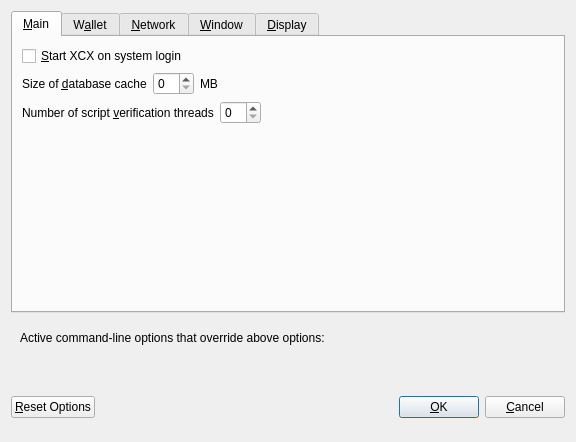
<?xml version="1.0" encoding="UTF-8"?>
<ui version="4.0">
 <class>OptionsDialog</class>
 <widget class="QDialog" name="OptionsDialog">
  <property name="geometry">
   <rect>
    <x>0</x>
    <y>0</y>
    <width>576</width>
    <height>442</height>
   </rect>
  </property>
  <property name="windowTitle">
   <string>Options</string>
  </property>
  <property name="modal">
   <bool>true</bool>
  </property>
  <layout class="QVBoxLayout" name="verticalLayout">
   <item>
    <widget class="QTabWidget" name="tabWidget">
     <property name="currentIndex">
      <number>0</number>
     </property>
     <widget class="QWidget" name="tabMain">
      <attribute name="title">
       <string>&amp;Main</string>
      </attribute>
      <layout class="QVBoxLayout" name="verticalLayout_Main">
       <item>
        <widget class="QCheckBox" name="bitcoinAtStartup">
         <property name="toolTip">
          <string>Automatically start XCX after logging in to the system.</string>
         </property>
         <property name="text">
          <string>&amp;Start XCX on system login</string>
         </property>
        </widget>
       </item>
       <item>
        <layout class="QHBoxLayout" name="horizontalLayout_2_Main">
         <item>
          <widget class="QLabel" name="databaseCacheLabel">
           <property name="text">
            <string>Size of &amp;database cache</string>
           </property>
           <property name="textFormat">
            <enum>Qt::PlainText</enum>
           </property>
           <property name="buddy">
            <cstring>databaseCache</cstring>
           </property>
          </widget>
         </item>
         <item>
          <widget class="QSpinBox" name="databaseCache"/>
         </item>
         <item>
          <widget class="QLabel" name="databaseCacheUnitLabel">
           <property name="text">
            <string>MB</string>
           </property>
           <property name="textFormat">
            <enum>Qt::PlainText</enum>
           </property>
          </widget>
         </item>
         <item>
          <spacer name="horizontalSpacer_2_Main">
           <property name="orientation">
            <enum>Qt::Horizontal</enum>
           </property>
           <property name="sizeHint" stdset="0">
            <size>
             <width>40</width>
             <height>20</height>
            </size>
           </property>
          </spacer>
         </item>
        </layout>
       </item>
       <item>
        <layout class="QHBoxLayout" name="horizontalLayout_3_Main">
         <item>
          <widget class="QLabel" name="threadsScriptVerifLabel">
           <property name="text">
            <string>Number of script &amp;verification threads</string>
           </property>
           <property name="textFormat">
            <enum>Qt::PlainText</enum>
           </property>
           <property name="buddy">
            <cstring>threadsScriptVerif</cstring>
           </property>
          </widget>
         </item>
         <item>
          <widget class="QSpinBox" name="threadsScriptVerif">
           <property name="toolTip">
            <string>(0 = auto, &lt;0 = leave that many cores free)</string>
           </property>
          </widget>
         </item>
         <item>
          <spacer name="horizontalSpacer_3_Main">
           <property name="orientation">
            <enum>Qt::Horizontal</enum>
           </property>
           <property name="sizeHint" stdset="0">
            <size>
             <width>40</width>
             <height>20</height>
            </size>
           </property>
          </spacer>
         </item>
        </layout>
       </item>
       <item>
        <spacer name="verticalSpacer_2">
         <property name="orientation">
          <enum>Qt::Vertical</enum>
         </property>
         <property name="sizeHint" stdset="0">
          <size>
           <width>20</width>
           <height>40</height>
          </size>
         </property>
        </spacer>
       </item>
      </layout>
     </widget>
     <widget class="QWidget" name="tabWallet">
      <attribute name="title">
       <string>W&amp;allet</string>
      </attribute>
      <layout class="QVBoxLayout" name="verticalLayout_Wallet">
       <item>
        <widget class="QGroupBox" name="groupBox">
         <property name="title">
          <string>Expert</string>
         </property>
         <layout class="QVBoxLayout" name="verticalLayout_2">
          <item>
           <widget class="QCheckBox" name="coinControlFeatures">
            <property name="toolTip">
             <string>Whether to show coin control features or not.</string>
            </property>
            <property name="text">
             <string>Enable coin &amp;control features</string>
            </property>
           </widget>
          </item>
          <item>
           <widget class="QCheckBox" name="showMasternodesTab">
            <property name="toolTip">
             <string>Show additional tab listing all your masternodes in first sub-tab&lt;br/&gt;and all masternodes on the network in second sub-tab.</string>
            </property>
            <property name="text">
             <string>Show Masternodes Tab</string>
            </property>
           </widget>
          </item>
          <item>
           <widget class="QCheckBox" name="spendZeroConfChange">
            <property name="toolTip">
             <string>If you disable the spending of unconfirmed change, the change from a transaction&lt;br/&gt;cannot be used until that transaction has at least one confirmation.&lt;br/&gt;This also affects how your balance is computed.</string>
            </property>
            <property name="text">
             <string>&amp;Spend unconfirmed change</string>
            </property>
           </widget>
          </item>
         </layout>
        </widget>
       </item>
       <item>
        <spacer name="verticalSpacer_Wallet">
         <property name="orientation">
          <enum>Qt::Vertical</enum>
         </property>
         <property name="sizeHint" stdset="0">
          <size>
           <width>20</width>
           <height>40</height>
          </size>
         </property>
        </spacer>
       </item>
      </layout>
     </widget>
     <widget class="QWidget" name="tabNetwork">
      <attribute name="title">
       <string>&amp;Network</string>
      </attribute>
      <layout class="QVBoxLayout" name="verticalLayout_Network">
       <item>
        <widget class="QCheckBox" name="mapPortUpnp">
         <property name="toolTip">
          <string>Automatically open the XCX client port on the router. This only works when your router supports UPnP and it is enabled.</string>
         </property>
         <property name="text">
          <string>Map port using &amp;UPnP</string>
         </property>
        </widget>
       </item>
       <item>
        <widget class="QCheckBox" name="allowIncoming">
         <property name="toolTip">
          <string>Accept connections from outside</string>
         </property>
         <property name="text">
          <string>Allow incoming connections</string>
         </property>
        </widget>
       </item>
       <item>
        <widget class="QCheckBox" name="connectSocks">
         <property name="toolTip">
          <string>Connect to the XCX network through a SOCKS5 proxy.</string>
         </property>
         <property name="text">
          <string>&amp;Connect through SOCKS5 proxy (default proxy):</string>
         </property>
        </widget>
       </item>
       <item>
        <layout class="QHBoxLayout" name="horizontalLayout_1_Network">
         <item>
          <widget class="QLabel" name="proxyIpLabel">
           <property name="text">
            <string>Proxy &amp;IP:</string>
           </property>
           <property name="textFormat">
            <enum>Qt::PlainText</enum>
           </property>
           <property name="buddy">
            <cstring>proxyIp</cstring>
           </property>
          </widget>
         </item>
         <item>
          <widget class="QValidatedLineEdit" name="proxyIp">
           <property name="minimumSize">
            <size>
             <width>140</width>
             <height>0</height>
            </size>
           </property>
           <property name="maximumSize">
            <size>
             <width>140</width>
             <height>16777215</height>
            </size>
           </property>
           <property name="toolTip">
            <string>IP address of the proxy (e.g. IPv4: 127.0.0.1 / IPv6: ::1)</string>
           </property>
          </widget>
         </item>
         <item>
          <widget class="QLabel" name="proxyPortLabel">
           <property name="text">
            <string>&amp;Port:</string>
           </property>
           <property name="textFormat">
            <enum>Qt::PlainText</enum>
           </property>
           <property name="buddy">
            <cstring>proxyPort</cstring>
           </property>
          </widget>
         </item>
         <item>
          <widget class="QLineEdit" name="proxyPort">
           <property name="minimumSize">
            <size>
             <width>55</width>
             <height>0</height>
            </size>
           </property>
           <property name="maximumSize">
            <size>
             <width>55</width>
             <height>16777215</height>
            </size>
           </property>
           <property name="toolTip">
            <string>Port of the proxy (e.g. 9050)</string>
           </property>
          </widget>
         </item>
         <item>
          <spacer name="horizontalSpacer_1_Network">
           <property name="orientation">
            <enum>Qt::Horizontal</enum>
           </property>
           <property name="sizeHint" stdset="0">
            <size>
             <width>40</width>
             <height>20</height>
            </size>
           </property>
          </spacer>
         </item>
        </layout>
       </item>
       <item>
        <spacer name="verticalSpacer_Network">
         <property name="orientation">
          <enum>Qt::Vertical</enum>
         </property>
         <property name="sizeHint" stdset="0">
          <size>
           <width>20</width>
           <height>40</height>
          </size>
         </property>
        </spacer>
       </item>
      </layout>
     </widget>
     <widget class="QWidget" name="tabWindow">
      <attribute name="title">
       <string>&amp;Window</string>
      </attribute>
      <layout class="QVBoxLayout" name="verticalLayout_Window">
       <item>
        <widget class="QCheckBox" name="minimizeToTray">
         <property name="toolTip">
          <string>Show only a tray icon after minimizing the window.</string>
         </property>
         <property name="text">
          <string>&amp;Minimize to the tray instead of the taskbar</string>
         </property>
        </widget>
       </item>
       <item>
        <widget class="QCheckBox" name="minimizeOnClose">
         <property name="toolTip">
          <string>Minimize instead of exit the application when the window is closed. When this option is enabled, the application will be closed only after selecting Quit in the menu.</string>
         </property>
         <property name="text">
          <string>M&amp;inimize on close</string>
         </property>
        </widget>
       </item>
       <item>
        <spacer name="verticalSpacer_Window">
         <property name="orientation">
          <enum>Qt::Vertical</enum>
         </property>
         <property name="sizeHint" stdset="0">
          <size>
           <width>20</width>
           <height>40</height>
          </size>
         </property>
        </spacer>
       </item>
      </layout>
     </widget>
     <widget class="QWidget" name="tabDisplay">
      <attribute name="title">
       <string>&amp;Display</string>
      </attribute>
      <layout class="QVBoxLayout" name="verticalLayout_Display">
       <item>
        <layout class="QHBoxLayout" name="horizontalLayout_1_Display">
         <item>
          <widget class="QLabel" name="langLabel">
           <property name="text">
            <string>User Interface &amp;language:</string>
           </property>
           <property name="textFormat">
            <enum>Qt::PlainText</enum>
           </property>
           <property name="buddy">
            <cstring>lang</cstring>
           </property>
          </widget>
         </item>
         <item>
          <widget class="QValueComboBox" name="lang">
           <property name="toolTip">
            <string>The user interface language can be set here. This setting will take effect after restarting EncryptCore.</string>
           </property>
          </widget>
         </item>
        </layout>
       </item>
       <item>
        <widget class="QLabel" name="label_3">
         <property name="toolTip">
          <string notr="true"/>
         </property>
         <property name="statusTip">
          <string notr="true"/>
         </property>
         <property name="whatsThis">
          <string notr="true"/>
         </property>
         <property name="accessibleName">
          <string notr="true"/>
         </property>
         <property name="text">
          <string>Language missing or translation incomplete? Help contributing translations here:
https://www.transifex.com/encrypt-project/encrypt-project-translations</string>
         </property>
         <property name="wordWrap">
          <bool>true</bool>
         </property>
         <property name="openExternalLinks">
          <bool>true</bool>
         </property>
         <property name="textInteractionFlags">
          <set>Qt::TextBrowserInteraction</set>
         </property>
        </widget>
       </item>
       <item>
        <layout class="QHBoxLayout" name="horizontalLayout_2_Display" stretch="0,0">
         <item>
          <widget class="QLabel" name="themeLabel">
           <property name="text">
            <string>Interface Mode:</string>
           </property>
          </widget>
         </item>
         <item>
          <layout class="QHBoxLayout" name="horizontalLayout_2_InterfaceMode">
           <item>
            <widget class="QLabel" name="lightLabel">
             <property name="minimumSize">
              <size>
               <width>0</width>
               <height>0</height>
              </size>
             </property>
             <property name="maximumSize">
              <size>
               <width>16777215</width>
               <height>16777215</height>
              </size>
             </property>
             <property name="text">
              <string>Light</string>
             </property>
             <property name="alignment">
              <set>Qt::AlignRight|Qt::AlignTrailing|Qt::AlignVCenter</set>
             </property>
             <property name="margin">
              <number>5</number>
             </property>
            </widget>
           </item>
           <item>
            <widget class="QSlider" name="theme">
             <property name="sizePolicy">
              <sizepolicy hsizetype="Maximum" vsizetype="Fixed">
               <horstretch>0</horstretch>
               <verstretch>0</verstretch>
              </sizepolicy>
             </property>
             <property name="maximumSize">
              <size>
               <width>30</width>
               <height>16777215</height>
              </size>
             </property>
             <property name="maximum">
              <number>1</number>
             </property>
             <property name="singleStep">
              <number>1</number>
             </property>
             <property name="pageStep">
              <number>1</number>
             </property>
             <property name="value">
              <number>0</number>
             </property>
             <property name="tracking">
              <bool>false</bool>
             </property>
             <property name="orientation">
              <enum>Qt::Horizontal</enum>
             </property>
             <property name="invertedAppearance">
              <bool>false</bool>
             </property>
            </widget>
           </item>
           <item>
            <widget class="QLabel" name="darkLabel">
             <property name="minimumSize">
              <size>
               <width>0</width>
               <height>0</height>
              </size>
             </property>
             <property name="maximumSize">
              <size>
               <width>16777215</width>
               <height>16777215</height>
              </size>
             </property>
             <property name="text">
              <string>Dark</string>
             </property>
             <property name="alignment">
              <set>Qt::AlignLeading|Qt::AlignLeft|Qt::AlignVCenter</set>
             </property>
             <property name="margin">
              <number>5</number>
             </property>
            </widget>
           </item>
          </layout>
         </item>
        </layout>
       </item>
       <item>
        <widget class="Line" name="line">
         <property name="orientation">
          <enum>Qt::Horizontal</enum>
         </property>
        </widget>
       </item>
       <item>
        <layout class="QHBoxLayout" name="horizontalLayout_3_Display">
         <item>
          <widget class="QLabel" name="unitLabel">
           <property name="text">
            <string>&amp;Unit to show amounts in:</string>
           </property>
           <property name="textFormat">
            <enum>Qt::PlainText</enum>
           </property>
           <property name="buddy">
            <cstring>unit</cstring>
           </property>
          </widget>
         </item>
         <item>
          <widget class="QValueComboBox" name="unit">
           <property name="toolTip">
            <string>Choose the default subdivision unit to show in the interface and when sending coins.</string>
           </property>
          </widget>
         </item>
        </layout>
       </item>
       <item>
        <layout class="QHBoxLayout" name="horizontalLayout_4_Display">
         <item>
          <widget class="QLabel" name="digitsLabel">
           <property name="text">
            <string>Decimal digits</string>
           </property>
          </widget>
         </item>
         <item>
          <widget class="QValueComboBox" name="digits"/>
         </item>
        </layout>
       </item>
       <item>
        <layout class="QHBoxLayout" name="horizontalLayout_5_Display">
         <item>
          <widget class="QCheckBox" name="checkBoxHideZeroBalances">
           <property name="toolTip">
            <string>Hide empty balances</string>
           </property>
           <property name="layoutDirection">
            <enum>Qt::LeftToRight</enum>
           </property>
           <property name="text">
            <string>Hide empty balances</string>
           </property>
          </widget>
         </item>
         <item>
          <widget class="QCheckBox" name="checkBoxHideOrphans">
           <property name="toolTip">
            <string>Hide orphan stakes in transaction lists</string>
           </property>
           <property name="text">
            <string>Hide orphan stakes</string>
           </property>
          </widget>
         </item>
         <item>
          <spacer name="horizontalSpacer">
           <property name="orientation">
            <enum>Qt::Horizontal</enum>
           </property>
           <property name="sizeHint" stdset="0">
            <size>
             <width>40</width>
             <height>20</height>
            </size>
           </property>
          </spacer>
         </item>
        </layout>
       </item>
       <item>
        <layout class="QHBoxLayout" name="horizontalLayout_6_Display">
         <item>
          <widget class="QLabel" name="thirdPartyTxUrlsLabel">
           <property name="toolTip">
            <string>Third party URLs (e.g. a block explorer) that appear in the transactions tab as context menu items. %s in the URL is replaced by transaction hash. Multiple URLs are separated by vertical bar |.</string>
           </property>
           <property name="text">
            <string>Third party transaction URLs</string>
           </property>
           <property name="buddy">
            <cstring>thirdPartyTxUrls</cstring>
           </property>
          </widget>
         </item>
         <item>
          <widget class="QLineEdit" name="thirdPartyTxUrls">
           <property name="toolTip">
            <string>Third party URLs (e.g. a block explorer) that appear in the transactions tab as context menu items. %s in the URL is replaced by transaction hash. Multiple URLs are separated by vertical bar |.</string>
           </property>
          </widget>
         </item>
        </layout>
       </item>
       <item>
        <spacer name="verticalSpacer">
         <property name="orientation">
          <enum>Qt::Vertical</enum>
         </property>
         <property name="sizeHint" stdset="0">
          <size>
           <width>20</width>
           <height>40</height>
          </size>
         </property>
        </spacer>
       </item>
      </layout>
     </widget>
    </widget>
   </item>
   <item>
    <widget class="QFrame" name="frame">
     <layout class="QVBoxLayout" name="verticalLayout_Bottom">
      <item>
       <layout class="QHBoxLayout" name="horizontalLayout_Bottom">
        <item>
         <widget class="QLabel" name="overriddenByCommandLineInfoLabel">
          <property name="text">
           <string>Active command-line options that override above options:</string>
          </property>
          <property name="textFormat">
           <enum>Qt::PlainText</enum>
          </property>
         </widget>
        </item>
        <item>
         <spacer name="horizontalSpacer_Bottom">
          <property name="orientation">
           <enum>Qt::Horizontal</enum>
          </property>
          <property name="sizeHint" stdset="0">
           <size>
            <width>40</width>
            <height>20</height>
           </size>
          </property>
         </spacer>
        </item>
       </layout>
      </item>
      <item>
       <widget class="QLabel" name="overriddenByCommandLineLabel">
        <property name="text">
         <string/>
        </property>
        <property name="textFormat">
         <enum>Qt::PlainText</enum>
        </property>
        <property name="wordWrap">
         <bool>true</bool>
        </property>
       </widget>
      </item>
     </layout>
    </widget>
   </item>
   <item>
    <layout class="QHBoxLayout" name="horizontalLayout_Buttons">
     <item>
      <widget class="QPushButton" name="resetButton">
       <property name="toolTip">
        <string>Reset all client options to default.</string>
       </property>
       <property name="text">
        <string>&amp;Reset Options</string>
       </property>
       <property name="autoDefault">
        <bool>false</bool>
       </property>
      </widget>
     </item>
     <item>
      <spacer name="horizontalSpacer_1">
       <property name="orientation">
        <enum>Qt::Horizontal</enum>
       </property>
       <property name="sizeHint" stdset="0">
        <size>
         <width>40</width>
         <height>48</height>
        </size>
       </property>
      </spacer>
     </item>
     <item>
      <widget class="QLabel" name="statusLabel">
       <property name="minimumSize">
        <size>
         <width>200</width>
         <height>0</height>
        </size>
       </property>
       <property name="font">
        <font>
         <weight>75</weight>
         <bold>true</bold>
        </font>
       </property>
       <property name="text">
        <string/>
       </property>
       <property name="textFormat">
        <enum>Qt::PlainText</enum>
       </property>
       <property name="wordWrap">
        <bool>true</bool>
       </property>
      </widget>
     </item>
     <item>
      <spacer name="horizontalSpacer_2">
       <property name="orientation">
        <enum>Qt::Horizontal</enum>
       </property>
       <property name="sizeHint" stdset="0">
        <size>
         <width>40</width>
         <height>48</height>
        </size>
       </property>
      </spacer>
     </item>
     <item>
      <widget class="QPushButton" name="okButton">
       <property name="text">
        <string>&amp;OK</string>
       </property>
       <property name="autoDefault">
        <bool>false</bool>
       </property>
       <property name="default">
        <bool>true</bool>
       </property>
      </widget>
     </item>
     <item>
      <widget class="QPushButton" name="cancelButton">
       <property name="text">
        <string>&amp;Cancel</string>
       </property>
       <property name="autoDefault">
        <bool>false</bool>
       </property>
      </widget>
     </item>
    </layout>
   </item>
  </layout>
 </widget>
 <customwidgets>
  <customwidget>
   <class>QValidatedLineEdit</class>
   <extends>QLineEdit</extends>
   <header>qvalidatedlineedit.h</header>
  </customwidget>
  <customwidget>
   <class>QValueComboBox</class>
   <extends>QComboBox</extends>
   <header>qvaluecombobox.h</header>
  </customwidget>
 </customwidgets>
 <resources/>
 <connections/>
</ui>
